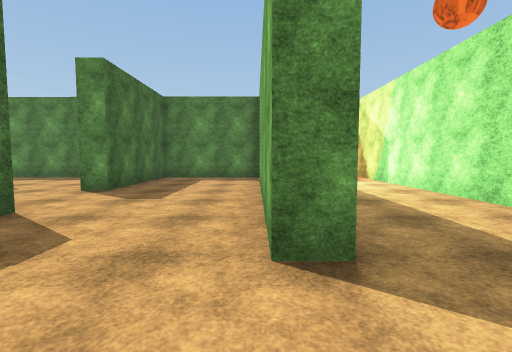
[1] (above)

17 first-person views from a walk through a scene from a Unity 3-D project. The camera is 1.4 m above the floor, tilts 4° down and sees 85° across. The floor is counted in squares, 2 m on a side. Each view is taken from the middle of a square. On the plan, view 1 faces up. The plan holds only what a view shows up to about 9 squares ahead; the rest is blank. The place goes on beyond the plan. Some surface patterns are stand-ins.

[2]
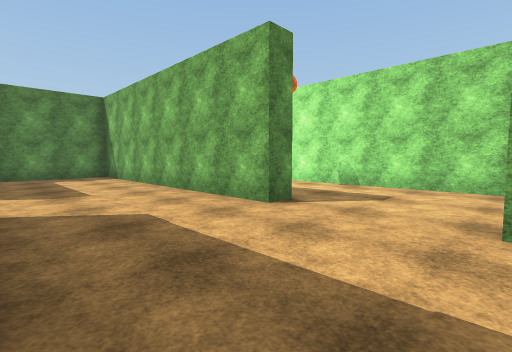

[3]
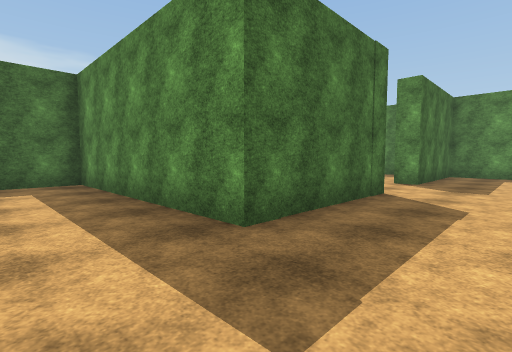

[4]
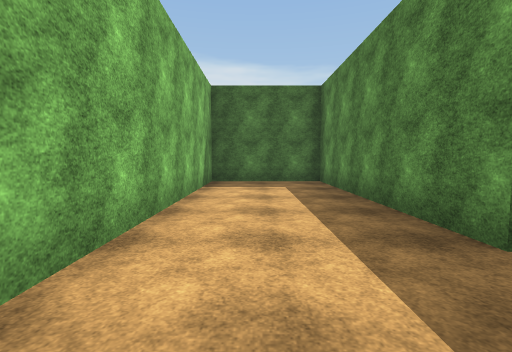

[5]
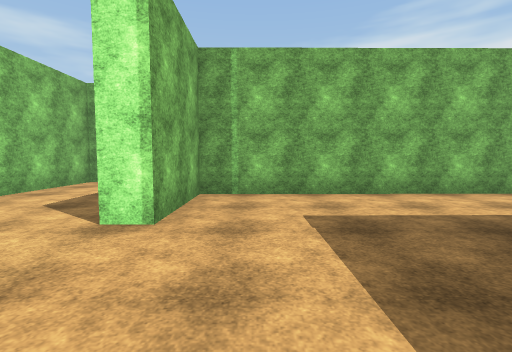

[6]
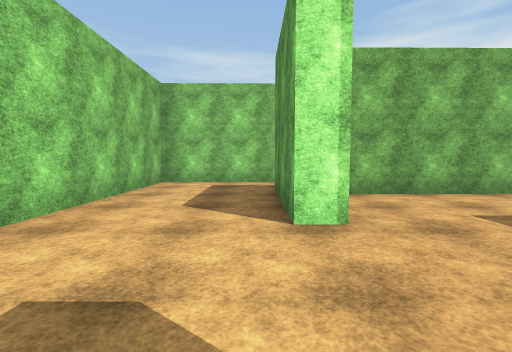

[7]
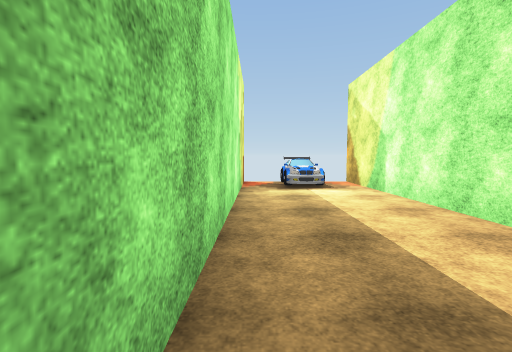

[8]
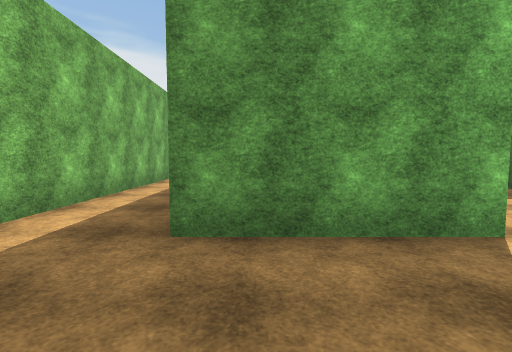

[9]
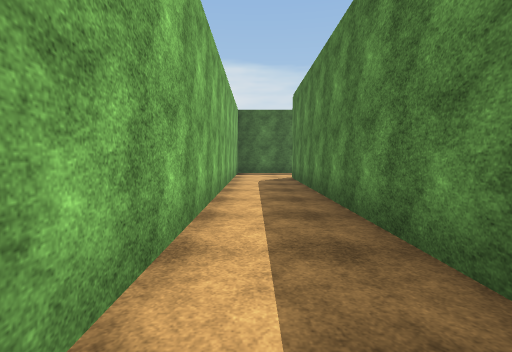

[10]
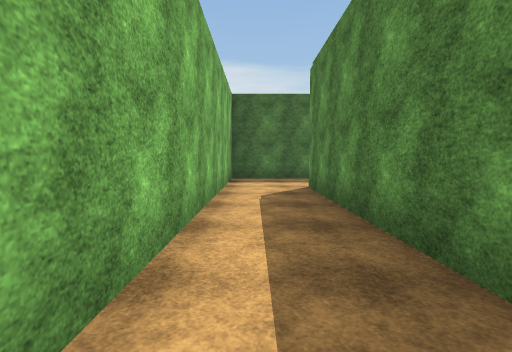

[11]
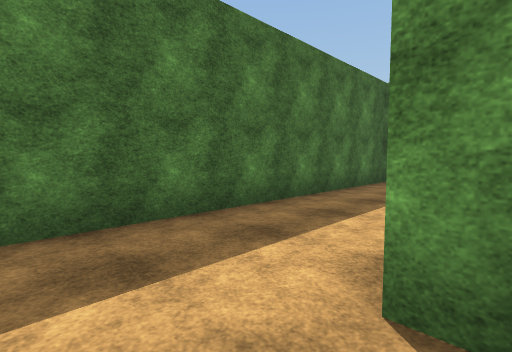

[12]
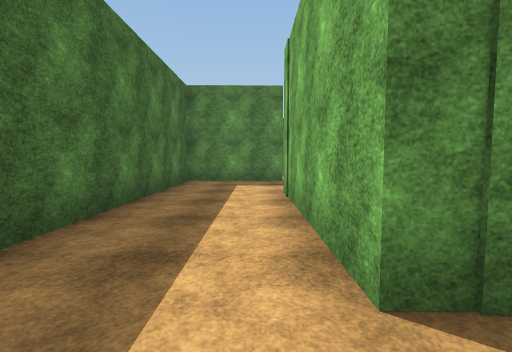

[13]
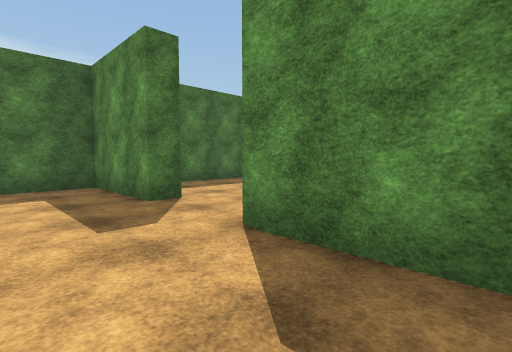

[14]
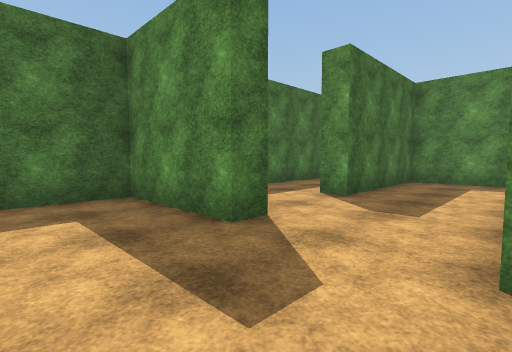

[15]
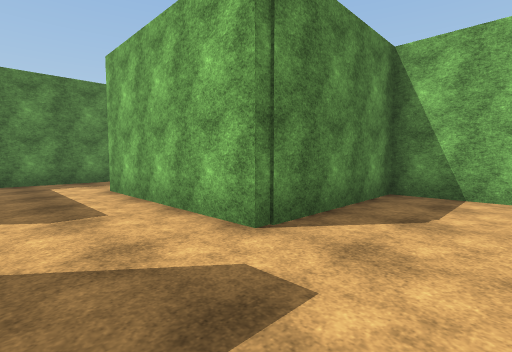

[16]
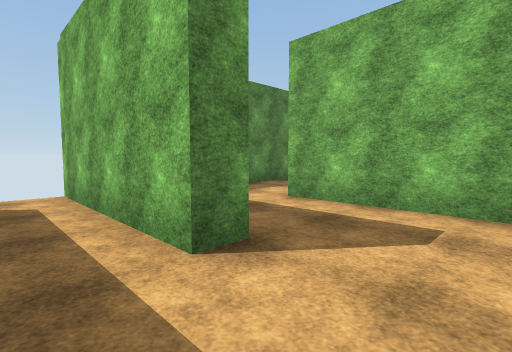

[17]
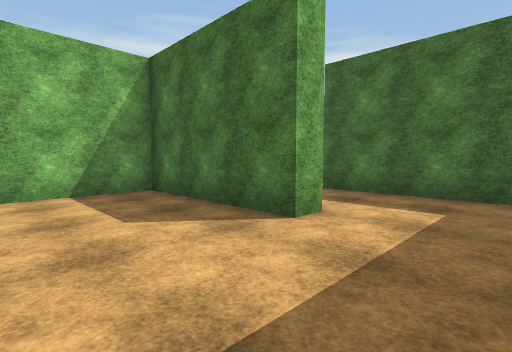

### Floor plan
Ten units are one square. View 1 is at (0, 0); x grows to the right and y downward. Boxes are objects, and circles mark ways between rooms. Rooms are numbered by the first view taken in them; rooms with no view inside come last. Other rooms are left out.
<svg viewBox="-124 -110 164 173">
<path fill="none" stroke="#000" d="M8 -18 1 -18M1 8 7 8 7 38M-12 38 -94 38M7 -94 7 -22M-94 58 35 56 35 -99M-30 -35 -30 1 -89 2 -89 32 1 32 1 8M1 -18 1 -35M-94 -35 -94 -29 -119 -28 -119 58 -94 58M-94 38 -94 -4M-36 -11 -36 -29 -71 -29M-94 -57 -99 -57 -99 -100M-119 -89 -119 -49M-71 -71 -65 -71 -65 -34 -42 -34M-42 -93 -74 -94M-30 -90 -30 -57 -36 -57M1 -35 1 -88M-4 -93 -26 -93M-94 -74 -94 -57M-71 -29 -71 -71M-74 -94 -94 -94 -94 -74"/>
<rect x="15" y="-105" width="10" height="20" fill="#bbb"><title>car</title></rect>
<circle cx="0" cy="-5" r="3" fill="#2a7"/>
<circle cx="-90" cy="50" r="3" fill="#2a7"/>
<circle cx="-15" cy="-25" r="3" fill="#2a7"/>
<circle cx="-85" cy="-30" r="3" fill="#2a7"/>
<circle cx="-100" cy="-45" r="3" fill="#2a7"/>
<circle cx="-30" cy="-45" r="3" fill="#2a7"/>
<circle cx="-70" cy="-85" r="3" fill="#2a7"/>
<circle cx="-85" cy="-65" r="3" fill="#2a7"/>
<text x="10" y="-10">1</text>
<text x="-40" y="10">2</text>
<text x="-90" y="-10">3</text>
<text x="-110" y="-60">4</text>
<text x="-50" y="-70">5</text>
<text x="-20" y="-60">6</text>
<text x="-90" y="-60">7</text>
<text x="-90" y="-90">8</text>
</svg>
Room 1 opens to room 2. Room 1 opens to room 3. Room 2 opens to room 6. Room 3 opens to room 7. Room 4 opens to room 7. Room 5 opens to room 6. Room 5 opens to room 8. Room 7 opens to room 8.

Where each view was taken, in squares from view 1:
view 1: 0 up, 0 right, facing up
view 2: 1 down, 3 left, facing up-right
view 3: 2 down, 1 left, facing up-left
view 4: 2 down, 1 left, facing left
view 5: 2 up, 1 left, facing down
view 6: 2 up, 1 right, facing down
view 7: 2 up, 1 right, facing up
view 8: 3 down, 3 right, facing left
view 9: 5 down, 0 right, facing left
view 10: 5 down, 3 left, facing left
view 11: 5 down, 9 left, facing up-left
view 12: 5 down, 10 left, facing up
view 13: 1 up, 5 left, facing up-left
view 14: 1 up, 7 left, facing up-left
view 15: 1 up, 9 left, facing up-right
view 16: 4 up, 11 left, facing up-right
view 17: 9 up, 4 left, facing down-left
